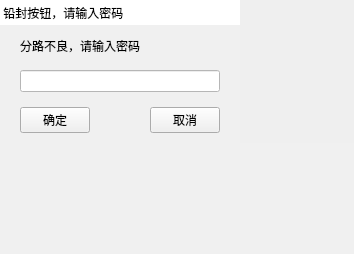
<?xml version="1.0" encoding="UTF-8"?>
<ui version="4.0">
 <class>TrainRouteHandle</class>
 <widget class="QWidget" name="TrainRouteHandle">
  <property name="geometry">
   <rect>
    <x>0</x>
    <y>0</y>
    <width>354</width>
    <height>254</height>
   </rect>
  </property>
  <property name="windowTitle">
   <string>Form</string>
  </property>
  <layout class="QGridLayout" name="gridLayout_2">
   <property name="leftMargin">
    <number>0</number>
   </property>
   <property name="topMargin">
    <number>0</number>
   </property>
   <property name="rightMargin">
    <number>0</number>
   </property>
   <property name="bottomMargin">
    <number>0</number>
   </property>
   <property name="spacing">
    <number>0</number>
   </property>
   <item row="0" column="0">
    <widget class="QLabel" name="PassWordTittle">
     <property name="minimumSize">
      <size>
       <width>240</width>
       <height>25</height>
      </size>
     </property>
     <property name="maximumSize">
      <size>
       <width>10000</width>
       <height>25</height>
      </size>
     </property>
     <property name="styleSheet">
      <string notr="true">background-color: rgb(255, 255, 255);</string>
     </property>
     <property name="text">
      <string> 铅封按钮，请输入密码                </string>
     </property>
    </widget>
   </item>
   <item row="1" column="0">
    <widget class="QWidget" name="widget" native="true">
     <property name="minimumSize">
      <size>
       <width>240</width>
       <height>0</height>
      </size>
     </property>
     <property name="maximumSize">
      <size>
       <width>10000</width>
       <height>10000</height>
      </size>
     </property>
     <property name="styleSheet">
      <string notr="true">background-color: rgb(240, 240, 240);
</string>
     </property>
     <layout class="QGridLayout" name="gridLayout">
      <property name="leftMargin">
       <number>20</number>
      </property>
      <property name="topMargin">
       <number>12</number>
      </property>
      <property name="rightMargin">
       <number>20</number>
      </property>
      <property name="bottomMargin">
       <number>10</number>
      </property>
      <property name="horizontalSpacing">
       <number>0</number>
      </property>
      <property name="verticalSpacing">
       <number>15</number>
      </property>
      <item row="0" column="0" colspan="3">
       <widget class="QLabel" name="label">
        <property name="minimumSize">
         <size>
          <width>0</width>
          <height>0</height>
         </size>
        </property>
        <property name="styleSheet">
         <string notr="true">
font: 11pt &quot;新宋体&quot;;</string>
        </property>
        <property name="text">
         <string>分路不良，请输入密码   </string>
        </property>
       </widget>
      </item>
      <item row="2" column="2">
       <widget class="QPushButton" name="pushButton_2">
        <property name="maximumSize">
         <size>
          <width>70</width>
          <height>16777215</height>
         </size>
        </property>
        <property name="text">
         <string>取消</string>
        </property>
       </widget>
      </item>
      <item row="1" column="0" colspan="3">
       <widget class="QLineEdit" name="lineEdit">
        <property name="focusPolicy">
         <enum>Qt::ClickFocus</enum>
        </property>
        <property name="styleSheet">
         <string notr="true">background-color: rgb(255, 255, 255);</string>
        </property>
       </widget>
      </item>
      <item row="2" column="0">
       <widget class="QPushButton" name="pushButton">
        <property name="maximumSize">
         <size>
          <width>70</width>
          <height>16777215</height>
         </size>
        </property>
        <property name="text">
         <string>确定</string>
        </property>
       </widget>
      </item>
     </layout>
    </widget>
   </item>
   <item row="1" column="1">
    <spacer name="horizontalSpacer">
     <property name="orientation">
      <enum>Qt::Horizontal</enum>
     </property>
     <property name="sizeHint" stdset="0">
      <size>
       <width>111</width>
       <height>20</height>
      </size>
     </property>
    </spacer>
   </item>
   <item row="2" column="0" colspan="2">
    <widget class="KeyBoard" name="widget_2" native="true">
     <property name="maximumSize">
      <size>
       <width>100000</width>
       <height>1000000</height>
      </size>
     </property>
     <property name="sizeIncrement">
      <size>
       <width>400</width>
       <height>150</height>
      </size>
     </property>
     <property name="styleSheet">
      <string notr="true">background-color: rgb(240, 240, 240);</string>
     </property>
    </widget>
   </item>
  </layout>
 </widget>
 <customwidgets>
  <customwidget>
   <class>KeyBoard</class>
   <extends>QWidget</extends>
   <header>menuclass/LeadSealing/keyboard.h</header>
   <container>1</container>
  </customwidget>
 </customwidgets>
 <resources/>
 <connections/>
</ui>
